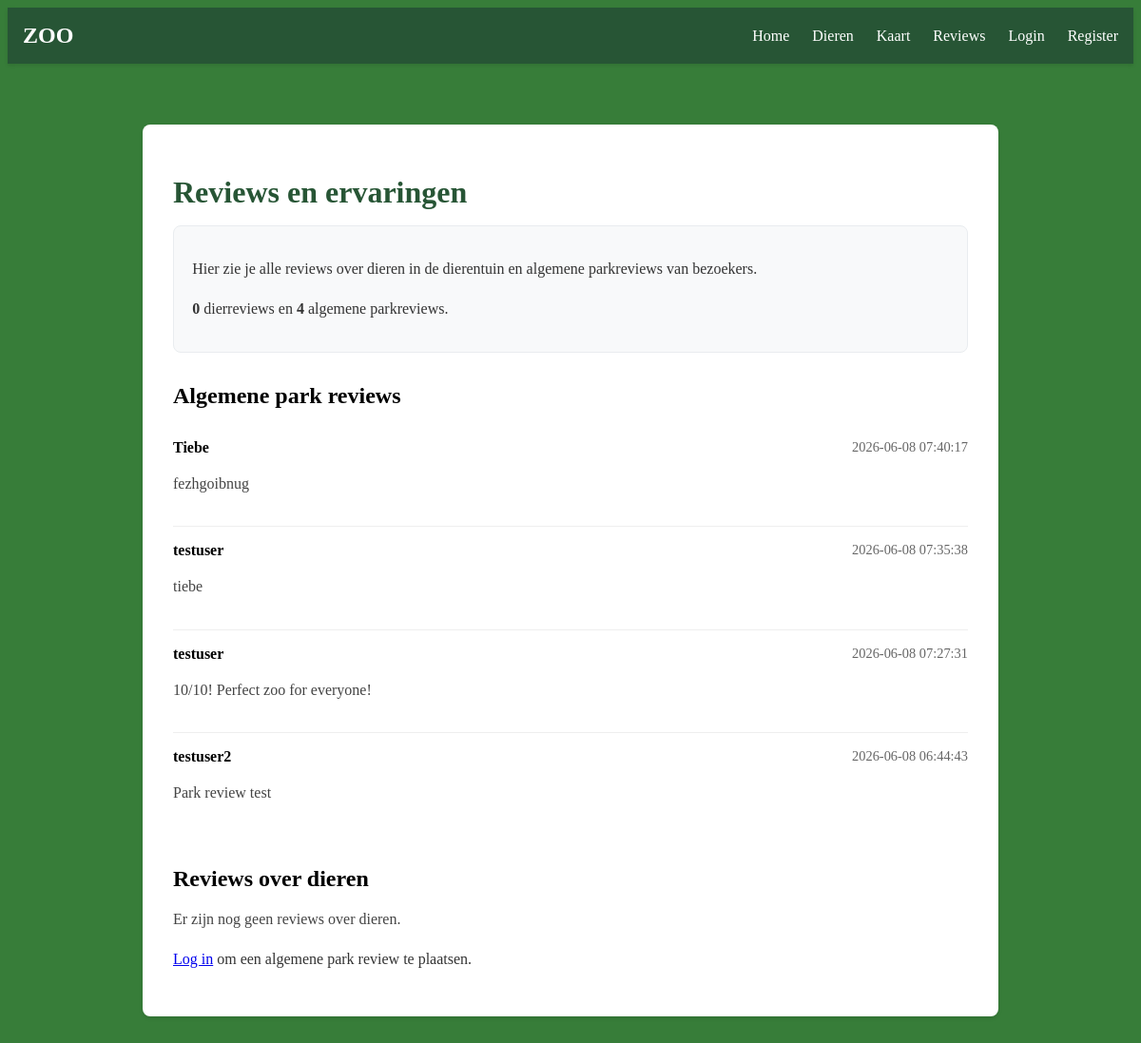
The app's page /reviews, older data.
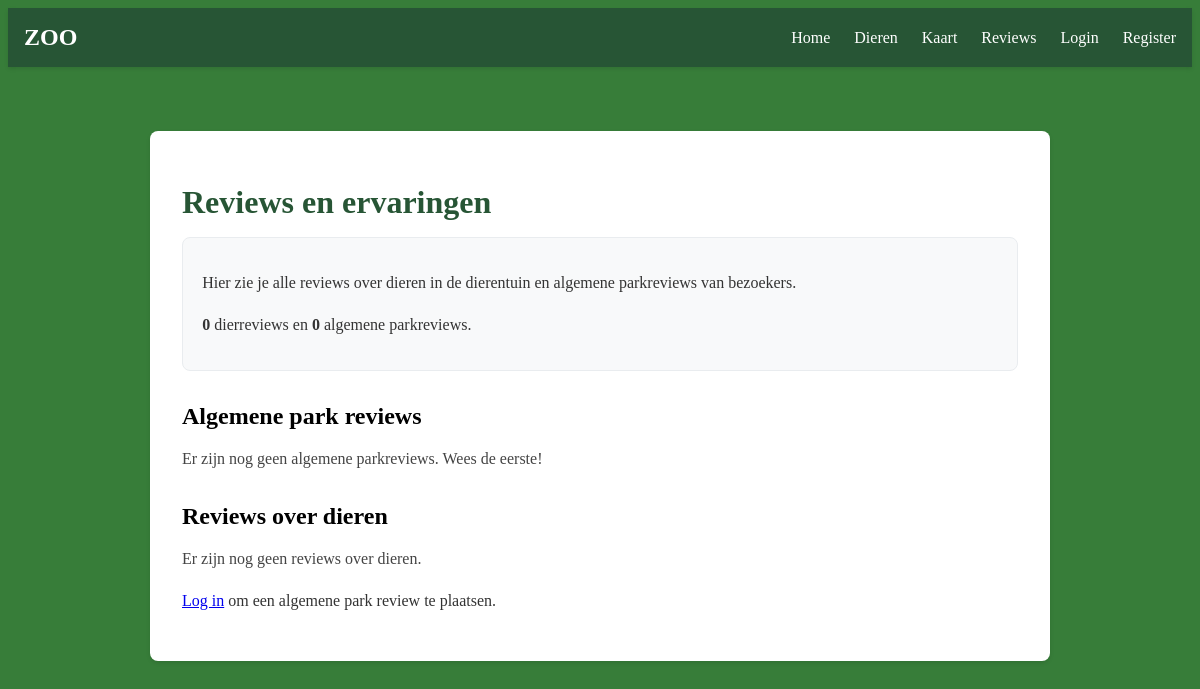
The same page, newer data.
### tables this page shows
CREATE TABLE PARK_REVIEWS (
        id INTEGER PRIMARY KEY AUTOINCREMENT,
        user_id INTEGER NOT NULL,
        review TEXT NOT NULL,
        created_at TEXT NOT NULL DEFAULT CURRENT_TIMESTAMP,
        FOREIGN KEY (user_id) REFERENCES USERS(id)
    );

CREATE TABLE USERS (
    id INTEGER PRIMARY KEY AUTOINCREMENT,
    username TEXT UNIQUE NOT NULL,
    password TEXT NOT NULL
);

### app.py (the view, shortened to what this page needs)
@app.route("/reviews", methods=["GET", "POST"])
def reviews():
    error = None
    animal_reviews = db.execute(
        "SELECT REVIEWS.id AS review_id, REVIEWS.review, REVIEWS.created_at, REVIEWS.user_id, USERS.username, DIEREN.naam AS dier_naam "
        "FROM REVIEWS "
        "JOIN USERS ON REVIEWS.user_id = USERS.id "
        "JOIN DIEREN ON REVIEWS.dier_id = DIEREN.id "
        "ORDER BY REVIEWS.created_at DESC"
    )
    park_reviews = db.execute(
        "SELECT PARK_REVIEWS.id AS review_id, PARK_REVIEWS.review, PARK_REVIEWS.created_at, PARK_REVIEWS.user_id, USERS.username "
        "FROM PARK_REVIEWS "
        "JOIN USERS ON PARK_REVIEWS.user_id = USERS.id "
        "ORDER BY PARK_REVIEWS.created_at DESC"
    )
    return render_template("reviews.html", animal_reviews=animal_reviews, park_reviews=park_reviews, error=error)

### templates/reviews.html (shortened to what this page needs)
{% extends "layout.html" %}
{% block content %}
<div class="dier-container">
    <div class="dier-content">
        <h1>Reviews en ervaringen</h1>
        <div class="reviews-summary">
            <p>Hier zie je alle reviews over dieren in de dierentuin en algemene parkreviews van bezoekers.</p>
            <p><strong>{{ animal_reviews | length }}</strong> dierreviews en <strong>{{ park_reviews | length }}</strong> algemene parkreviews.</p>
        </div>
        <section class="review-group">
            <h2>Algemene park reviews</h2>
            {% if park_reviews and park_reviews | length > 0 %}
                <ul class="review-list">
                    {% for review in park_reviews %}
                        <li class="review-item">
                            <div class="review-header">
                                <strong>{{ review.username }}</strong>
                                <span class="review-date">{{ review.created_at }}</span>
                            </div>
                            <p>{{ review.review }}</p>
                        </li>
                    {% endfor %}
                </ul>
            {% else %}
                <p>Er zijn nog geen algemene parkreviews. Wees de eerste!</p>
            {% endif %}
        </section>
        <section class="review-group">
            <h2>Reviews over dieren</h2>
            {% if animal_reviews and animal_reviews | length > 0 %}
                <ul class="review-list">
                    {% for review in animal_reviews %}
                        <li class="review-item">
                            <div class="review-header">
                                <strong>{{ session.get('username') }}</strong>
                                <span class="review-date">{{ review.created_at }}</span>
                            </div>
                            <p><strong>Dier:</strong> <a href="/dier/{{ review.dier_naam }}">{{ review.dier_naam }}</a></p>
                            <p>{{ review.review }}</p>
                            {% if session.get('user_id') == review.user_id %}
                                <form method="post" action="/reviews/animal/delete" class="review-delete-form">
                                    <input type="hidden" name="review_id" value="{{ review.review_id }}">
                                    <button type="submit" class="delete-review-button">Verwijder review</button>
                                </form>
                            {% endif %}
                        </li>
                    {% endfor %}
                </ul>
            {% else %}
                <p>Er zijn nog geen reviews over dieren.</p>
            {% endif %}
        </section>
        <div class="review-form-container">
            {% if session.get('user_id') %}
                <p>Ingelogd als <strong>{{ session.get('username') }}</strong></p>
                <h3>Laat een algemene park review achter</h3>
                {% if error %}
                    <p class="error">{{ error }}</p>
                {% endif %}
                <form method="post">
                    <textarea name="review" rows="5" placeholder="Vertel ons wat je van het park vindt..." required></textarea>
                    <button type="submit">Plaats algemene review</button>
                </form>
            {% else %}
                <p><a href="/login">Log in</a> om een algemene park review te plaatsen.</p>
            {% endif %}
        </div>
    </div>
</div>
{% endblock %}

### templates/layout.html (shortened to what this page needs)
<!DOCTYPE html>
<html lang="nl">
<head>
    <link rel="stylesheet" href="/static/style.css">
</head>
<body>
    <nav class="navbar">
        <div class="nav-container">
            <h2 class="nav-title">ZOO</h2>
            <div class="nav-links">
                <a href="/">Home</a>
                <a href="/Dieren">Dieren</a>
                <a href="/Kaart">Kaart</a>
                <a href="/reviews">Reviews</a>
                {% if session.get('username') %}
                    <span class="user-welcome">Welkom, {{ session['username'] }}!</span>
                    <a href="/logout" class="nav-logout">Logout</a>
                {% else %}
                    <a href="/login">Login</a>
                    <a href="/register">Register</a>
                {% endif %}
            </div>
        </div>
    </nav>
    {% block content %}
    {% endblock %}
</body>
</html>

### static/style.css (style rules this page uses)
body { background-color: rgb(55, 125, 57); }
.navbar { background-color: rgb(39, 85, 53); padding: 1rem 0; box-shadow: 0 2px 4px rgba(0,0,0,0.1); margin-bottom: 2rem; }
.nav-container { max-width: 1200px; margin: 0 auto; padding: 0 1rem; display: flex; justify-content: space-between; align-items: center; }
.nav-title { margin: 0; color: white; font-size: 1.5rem; }
.nav-links { display: flex; gap: 1.5rem; align-items: center; }
.nav-links a { color: white; text-decoration: none; font-weight: 500; transition: color 0.3s ease; }
.dier-container { max-width: 900px; margin: 0 auto; padding: 2rem; }
.dier-content { background-color: white; padding: 2rem; border-radius: 8px; box-shadow: 0 2px 4px rgba(0,0,0,0.1); }
.dier-content h1 { color: rgb(39, 85, 53); margin-bottom: 1rem; }
.dier-content p { color: #333; line-height: 1.6; }
.reviews-summary { background-color: #f8f9fa; padding: 1rem 1.2rem; border-radius: 8px; margin-bottom: 1.5rem; border: 1px solid #e9ecef; }
.review-group { margin-top: 2rem; }
.review-group h2 { margin-bottom: 0.75rem; }
.review-group p { color: #444; line-height: 1.6; }

Row changes from the older to the newer data that the page shows:
removed PARK_REVIEWS: username "Tiebe", created_at "2026-06-08 07:40:17", review "fezhgoibnug"
removed PARK_REVIEWS: username "testuser", created_at "2026-06-08 07:35:38", review "tiebe"
removed PARK_REVIEWS: username "testuser", created_at "2026-06-08 07:27:31", review "10/10! Perfect zoo for everyone!"
removed PARK_REVIEWS: username "testuser2", created_at "2026-06-08 06:44:43", review "Park review test"
Text that changed along with them:
{{ park_reviews | length }}: "4" → "0"
text now shown: "Er zijn nog geen algemene parkreviews. Wees de eerste!"
